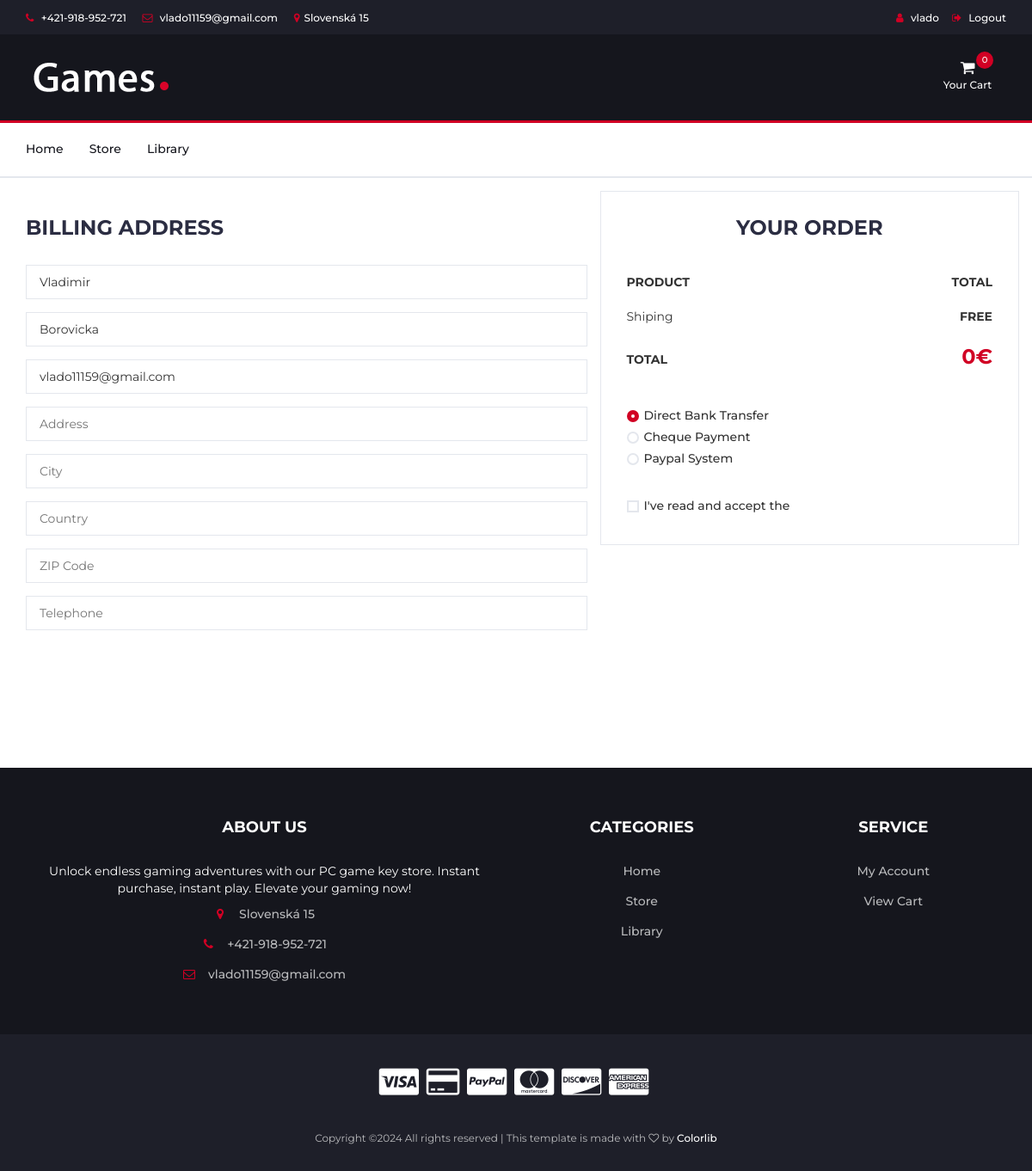
/checkout.php (signed in), run on the app's committed database.
### tables this page shows
CREATE TABLE `users` (
  `id` int(11) NOT NULL,
  `username` varchar(50) NOT NULL,
  `password` varchar(255) NOT NULL,
  `email` varchar(100) NOT NULL,
  `first_name` varchar(50) DEFAULT NULL,
  `surname` varchar(50) DEFAULT NULL,
  `role` varchar(255) NOT NULL
);

### include/classes/connectDB.php (called while the page is built)
<?php
class Database {
    private $host = 'localhost';
    private $db   = 'store';
    private $user = 'root';
    private $pass = '';
    private $charset = 'utf8mb4';
    private $conn;
    public function __construct() {
        $dsn = "mysql:host=$this->host;dbname=$this->db;charset=$this->charset";
        $options = [
            PDO::ATTR_ERRMODE            => PDO::ERRMODE_EXCEPTION,
            PDO::ATTR_DEFAULT_FETCH_MODE => PDO::FETCH_ASSOC,
            PDO::ATTR_EMULATE_PREPARES   => false,
        ];
        try {
            $this->conn = new PDO($dsn, $this->user, $this->pass, $options);
        } catch (\PDOException $e) {
            throw new \PDOException($e->getMessage(), (int)$e->getCode());
        }
    }
    public function getConnection() {
        return $this->conn;
    }
}
?>

### include/classes/Users.php (called while the page is built, shortened)
<?php
require_once 'connectDB.php';
class Users extends Database {
    protected $conn;
    public function __construct() {
        $this->conn = $this->getConnection();
    }
    public function getUserData($user_id) {
        $sql = "SELECT * FROM users WHERE id = :id";
        $stmt = $this->conn->prepare($sql);
        $stmt->bindParam(':id', $user_id);
        $stmt->execute();
        return $stmt->fetch(PDO::FETCH_ASSOC);
    }
}
?>

### checkout.php (the view, shortened to what this page needs)
<?php
require_once "include/classes/Users.php";
$cart = new Cart();
require_once 'include/header.php';
?>
	<body>
		<?php
		include 'include/nav.php';
		?>
		<div class="section">
			<div class="container">
				<div class="row">
				<form action="checkout.php" method="post">
					<div class="col-md-7">
						<div class="billing-details">
							<div class="section-title">
								<h3 class="title">Billing address</h3>
							</div>
							<?php
								$user = new Users();
								if (isset($_SESSION['user_id'])) {
									$userData = $user->getUserData($_SESSION['user_id']);
								}
							?>
							<div class="form-group">
								<input class="input" type="text" name="first-name" placeholder="First Name" value="<?php if (isset($_SESSION['user_id'])) echo htmlspecialchars($userData["first_name"]); ?>" required>
							</div>
							<div class="form-group">
								<input class="input" type="text" name="last-name" placeholder="Last Name" value="<?php if (isset($_SESSION['user_id'])) echo htmlspecialchars($userData["surname"]); ?>"required>
							</div>
							<div class="form-group">
								<input class="input" type="email" name="email" placeholder="Email" value="<?php if (isset($_SESSION['user_id'])) echo htmlspecialchars($userData["email"]); ?>"required>
							</div>
							<div class="form-group">
								<input class="input" type="text" name="address" placeholder="Address" required>
							</div>
							<div class="form-group">
								<input class="input" type="text" name="city" placeholder="City" required>
							</div>
							<div class="form-group">
								<input class="input" type="text" name="country" placeholder="Country" required>
							</div>
							<div class="form-group">
								<input class="input" type="text" name="zip-code" placeholder="ZIP Code" required>
							</div>
							<div class="form-group">
								<input class="input" type="tel" name="tel" placeholder="Telephone" required>
							</div>
						</div>
					</div>
					<div class="col-md-5 order-details">
						<div class="section-title text-center">
							<h3 class="title">Your Order</h3>
						</div>
						<div class="order-summary">
							<div class="order-col">
								<div><strong>PRODUCT</strong></div>
								<div><strong>TOTAL</strong></div>
							</div>
							<?php
								$cartItems = $cart->getCartItems();
							?>
							<div class="order-col">
								<div>Shiping</div>
								<div><strong>FREE</strong></div>
							</div>
							<div class="order-col">
								<div><strong>TOTAL</strong></div>
								<?php
								echo '<div><strong class="order-total">' . $cartItems['total'] . '€</strong></div>';
								?>
							</div>
						</div>
						<div class="payment-method">
							<div class="input-radio">
								<label for="payment-1">
									<span></span>
									Direct Bank Transfer
								</label>
							</div>
							<div class="input-radio">
								<label for="payment-2">
									<span></span>
									Cheque Payment
								</label>
							</div>
							<div class="input-radio">
								<label for="payment-3">
									<span></span>
									Paypal System
								</label>
							</div>
						</div>
						<div class="input-checkbox">
							<label for="terms">
								<span></span>
								I've read and accept the <a href="#">terms & conditions</a>
							</label>
						</div>
						</form>
					</div>
				</div>
			</div>
		<?php
		include 'include/footer.php';
		?>
	</body>
</html>

### css/style.css (style rules this page uses)
body { font-family: 'Montserrat', sans-serif; font-weight: 400; color: #333; }
h1, h2, h3, h4, h5, h6 { color: #2B2D42; font-weight: 700; margin: 0 0 10px; }
a { color: #2B2D42; font-weight: 500; -webkit-transition: 0.2s color; transition: 0.2s color; }
.input { height: 40px; padding: 0px 15px; border: 1px solid #E4E7ED; background-color: #FFF; width: 100%; }
.input-radio, .input-checkbox { position: relative; display: block; }
.input-radio label, .input-checkbox label { font-weight: 500; min-height: 20px; padding-left: 20px; margin-bottom: 5px; cursor: pointer; }
.input-radio input[type="radio"]+label span, .input-checkbox input[type="checkbox"]+label span { position: absolute; left: 0px; top: 4px; width: 14px; height: 14px; border: 2px solid #E4E7ED; background: #FFF; }
.input-radio input[type="radio"]+label span { border-radius: 50%; }
.input-radio input[type="radio"]+label span:after { content: ""; position: absolute; left: 50%; top: 50%; -webkit-transform: translate(-50%, -50%) scale(0); -ms-transform: translate(-50%, -50%) scale(0); transform: translate(-50%, -50%) scale(0); background-color: #FFF; width: 4px; height: 4px; border-radius: 50%; opacity: 0; -webkit-transition: all 0.2s; transition: all 0.2s; }
.input-checkbox input[type="checkbox"]+label span:after { content: '✔'; position: absolute; top: -2px; left: 1px; font-size: 10px; color: #FFF; opacity: 0; -webkit-transform: scale(0); -ms-transform: scale(0); transform: scale(0); -webkit-transition: all 0.2s; transition: all 0.2s; }
.input-radio input[type="radio"]:checked+label span, .input-checkbox input[type="checkbox"]:checked+label span { background-color: #D10024; border-color: #D10024; }
.input-radio input[type="radio"]:checked+label span:after { opacity: 1; -webkit-transform: translate(-50%, -50%) scale(1); -ms-transform: translate(-50%, -50%) scale(1); transform: translate(-50%, -50%) scale(1); }
.section { padding-top: 30px; padding-bottom: 30px; }
.section-title { position: relative; margin-bottom: 30px; margin-top: 15px; }
.section-title .title { display: inline-block; text-transform: uppercase; margin: 0px; }
.billing-details { margin-bottom: 30px; }
.order-details { position: relative; padding: 0px 30px 30px; border-right: 1px solid #E4E7ED; border-left: 1px solid #E4E7ED; border-bottom: 1px solid #E4E7ED; }
.order-details:before { content: ""; position: absolute; left: -1px; right: -1px; top: -15px; height: 30px; border-top: 1px solid #E4E7ED; border-left: 1px solid #E4E7ED; border-right: 1px solid #E4E7ED; }
.order-summary { margin: 15px 0px; }
.order-summary .order-col { display: table; width: 100%; }
.order-summary .order-col:after { content: ""; display: block; clear: both; }
.order-summary .order-col>div { display: table-cell; padding: 10px 0px; }
.order-summary .order-col>div:first-child { width: calc(100% - 150px); }
.order-summary .order-col>div:last-child { width: 150px; text-align: right; }
.order-summary .order-col .order-total { font-size: 24px; color: #D10024; }
.order-details .payment-method { margin: 30px 0px; }
.wrapper label, p, a, h2 { color:#ffffff; }
.custom-cont label, p, a, h2 { color:#ffffff; }

### data on the page
users: first-name "Vladimir", last-name "Borovicka", email "vlado11159@gmail.com"

### other printed values
$_SESSION['username'] "vlado"
count($_SESSION['cart']) "0"
$cartItems['total'] "0"
